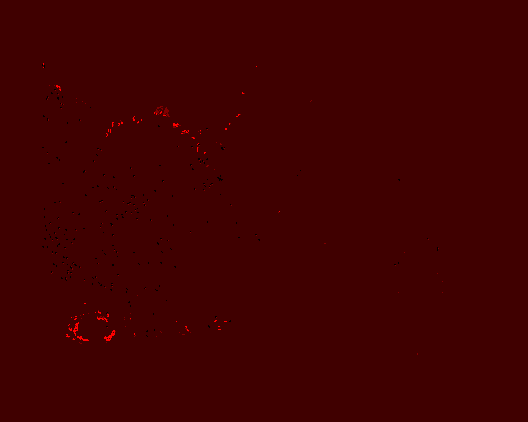
#> input picture data/modified_heatmaps/TCGA-A2-A0CT-01Z-00-DX1.john.vanarnam.png, 528 x 422 px
$ python add_tumor_contour.py ../../data/modified_heatmaps/TCGA-A2-A0CT-01Z-00-DX1.john.vanarnam.png ../../data/modified_heatmaps/TCGA-A2-A0CW-01Z-00-DX1.azhao83.png out.png   (older library calls are emulated)
#> lines starting #> are read from the running program, lines starting #| are printed output that depends on the picture; after the words box and inside, x2 and y2 are one past the last pixel; in counts of white or black regions, pixels touching at a corner belong together
from PIL import Image
import sys
import numpy as np
import cv2
from scipy import misc

thumb_nail = np.array(Image.open(sys.argv[1]).convert('RGB'))
#> thumb_nail is the input picture: shape (422, 528, 3); mean R, G, B 64.2, 0, 0
tumor_fill = np.array(Image.open(sys.argv[2]).convert('L'))
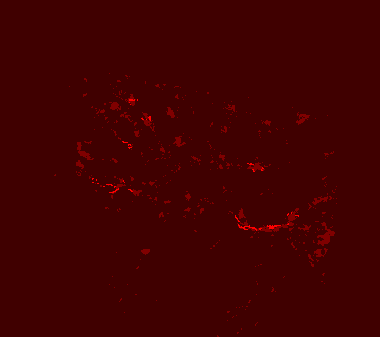
#> input picture data/modified_heatmaps/TCGA-A2-A0CW-01Z-00-DX1.azhao83.png, 380 x 337 px
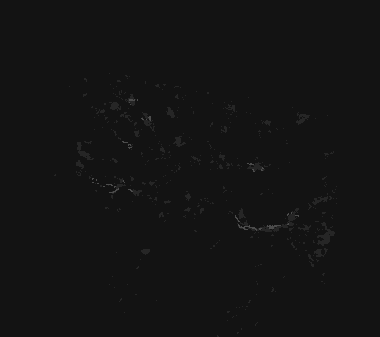
#> tumor_fill: shape (337, 380); min 19, max 76, mean 19.5
tumor_fill = misc.imresize(tumor_fill, (thumb_nail.shape[0], thumb_nail.shape[1]))
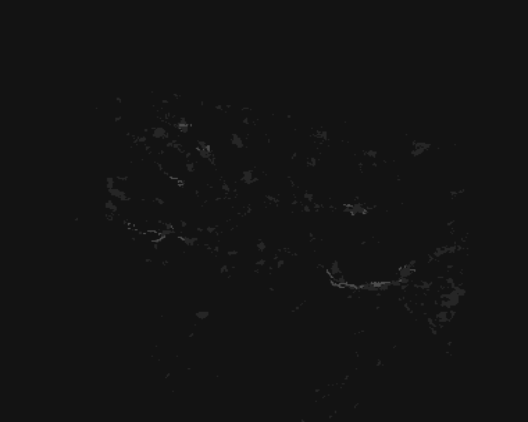
#> tumor_fill: shape (422, 528); min 19, max 76, mean 19.5

tumor_contour = cv2.Canny(tumor_fill, 1, 1)
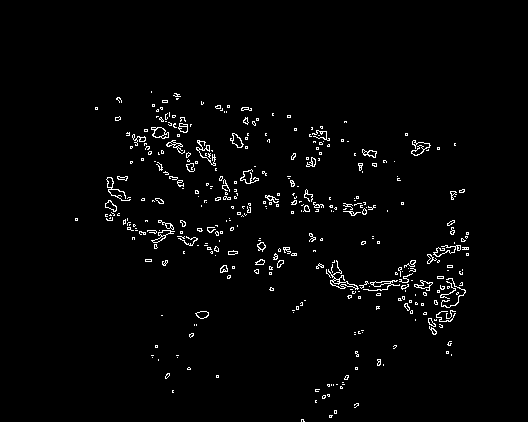
#> tumor_contour: shape (422, 528); 2.2% white in thin lines or dots, all inside (x1, y1, x2, y2) = (75, 91, 469, 422)
tumor_contour = cv2.dilate(tumor_contour, np.ones((3,3)), iterations=3)
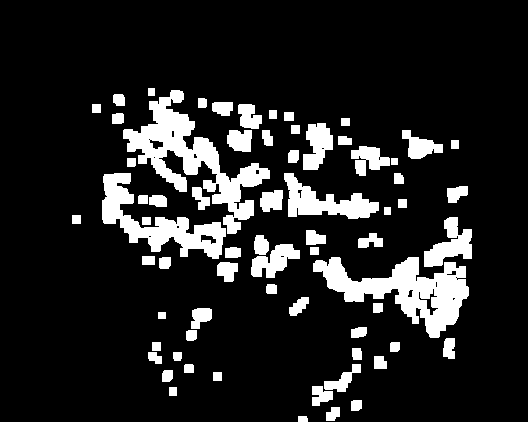
#> tumor_contour: shape (422, 528); 13.6% white; 68 white regions, largest, box (x1, y1, x2, y2) and area: (123, 90, 270, 234) 6029, (313, 257, 469, 338) 5379, (102, 173, 226, 259) 3611

thumb_nail[tumor_contour>0, 1] = 255
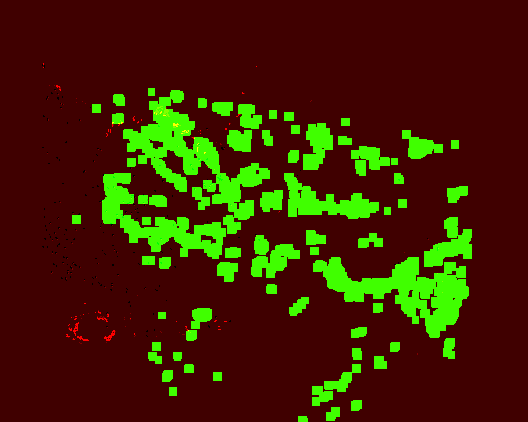
#> thumb_nail: shape (422, 528, 3); 13.64% of pixels changed, all inside (x1, y1, x2, y2) = (72, 88, 472, 422)

Image.fromarray(thumb_nail).save(sys.argv[3])
